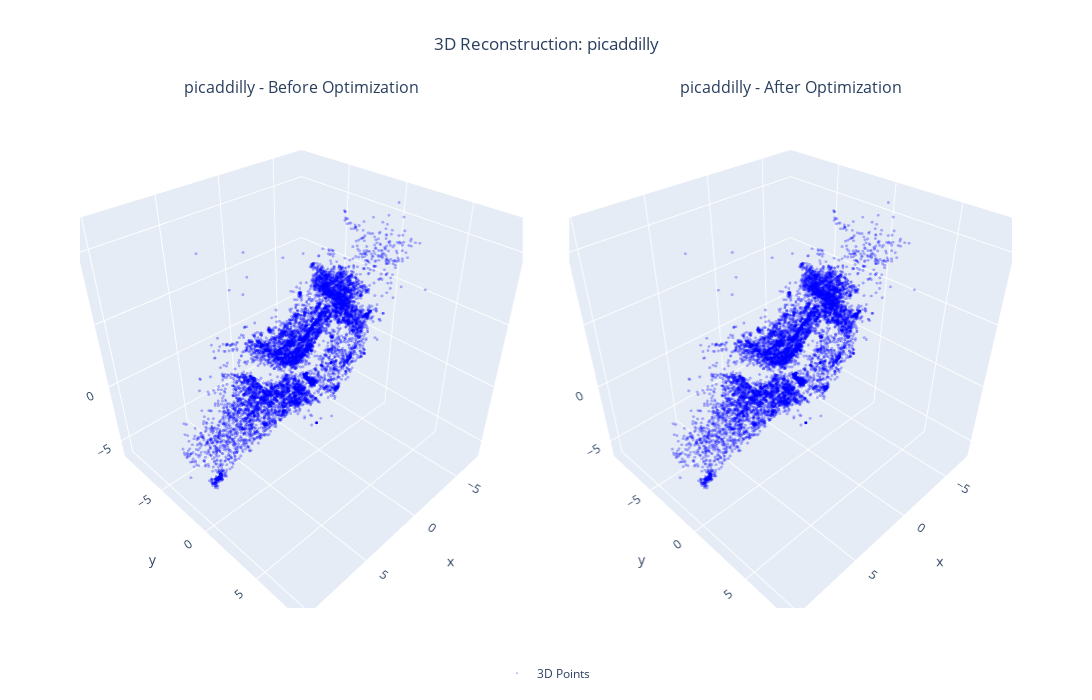

Notebook cell for this chart:
### Code cell
check_memory_status()
run_single_dataset(3, verbose=True, use_bundler_camera=False,
                   lambda_initial=1e4,      # Very conservative start
                   lambda_upper_bound=1e20)        # More iterations
force_cleanup()

### Figure 1 — Plotly figure (JSON) as saved in the notebook; plotly's stock layout.template omitted (floating-point values rounded to 4 significant figures; data arrays with more than 128 entries replaced by an {"elided": "..."} marker saying what was removed)
{"data": [{"marker": {"color": "blue", "opacity": 0.3, "size": 1}, "mode": "markers", "name": "3D Points", "scene": "scene", "showlegend": true, "type": "scatter3d", "x": {"elided": "10000 float values"}, "y": {"elided": "10000 float values"}, "z": {"elided": "10000 float values"}}, {"marker": {"color": "blue", "opacity": 0.3, "size": 1}, "mode": "markers", "name": "3D Points", "scene": "scene2", "showlegend": false, "type": "scatter3d", "x": {"elided": "10000 float values"}, "y": {"elided": "10000 float values"}, "z": {"elided": "10000 float values"}}], "layout": {"annotations": [{"font": {"size": 16}, "showarrow": false, "text": "picaddilly - Before Optimization", "x": 0.2375, "xanchor": "center", "xref": "paper", "y": 1, "yanchor": "bottom", "yref": "paper"}, {"font": {"size": 16}, "showarrow": false, "text": "picaddilly - After Optimization", "x": 0.7625, "xanchor": "center", "xref": "paper", "y": 1, "yanchor": "bottom", "yref": "paper"}], "height": 700, "legend": {"orientation": "h", "x": 0.5, "xanchor": "center", "y": -0.1}, "scene": {"aspectmode": "cube", "domain": {"x": [0, 0.475], "y": [0, 1]}, "xaxis": {"range": [-7.869, 10.68]}, "yaxis": {"range": [-9.727, 8.82]}, "zaxis": {"range": [-6.536, 12.01]}}, "scene2": {"aspectmode": "cube", "domain": {"x": [0.525, 1], "y": [0, 1]}, "xaxis": {"range": [-7.869, 10.68]}, "yaxis": {"range": [-9.727, 8.82]}, "zaxis": {"range": [-6.536, 12.01]}}, "showlegend": true, "title": {"text": "3D Reconstruction: picaddilly", "x": 0.5}, "width": 1400}}
